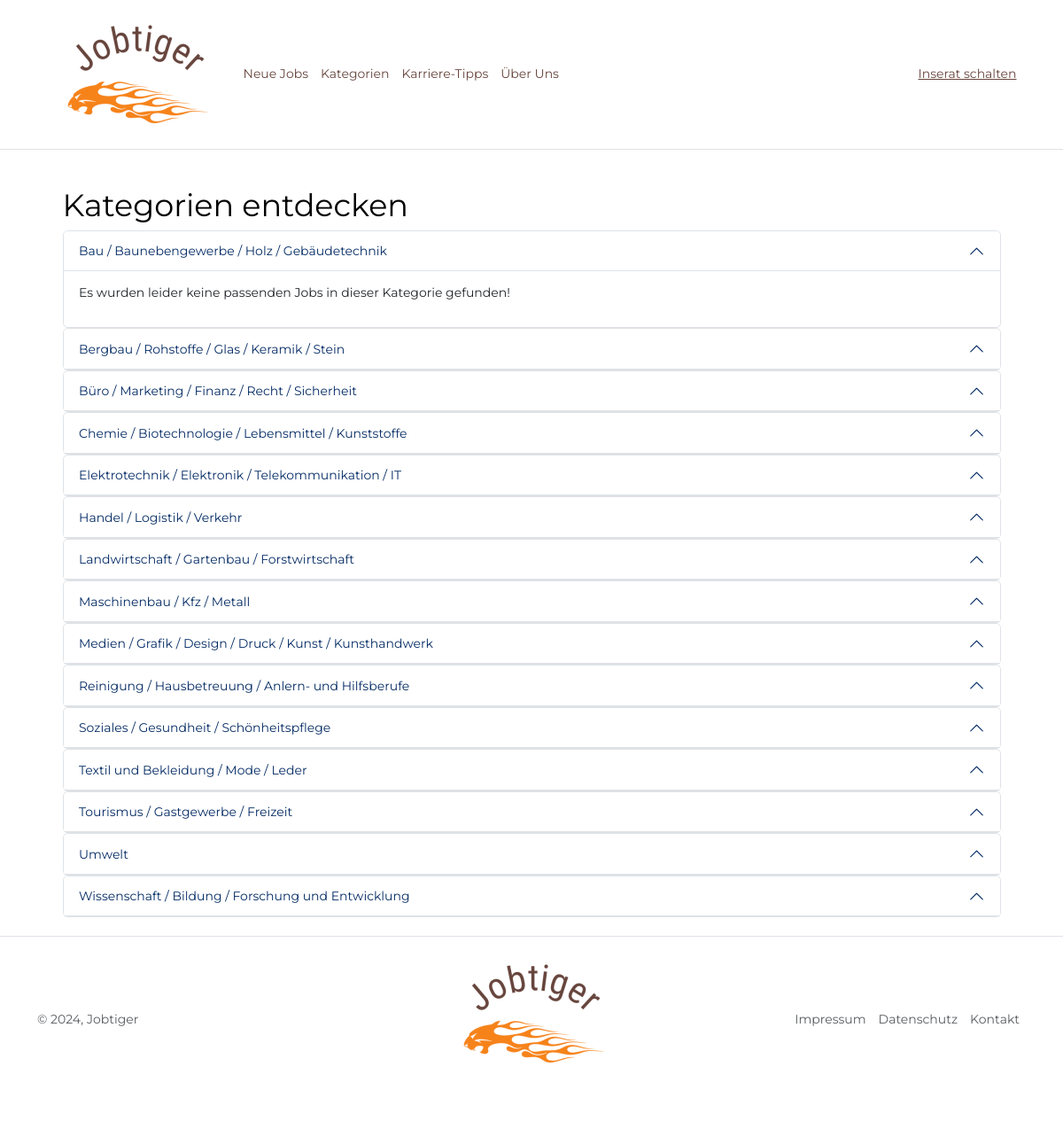
Page /alle-kategorien.php on the earlier database version.
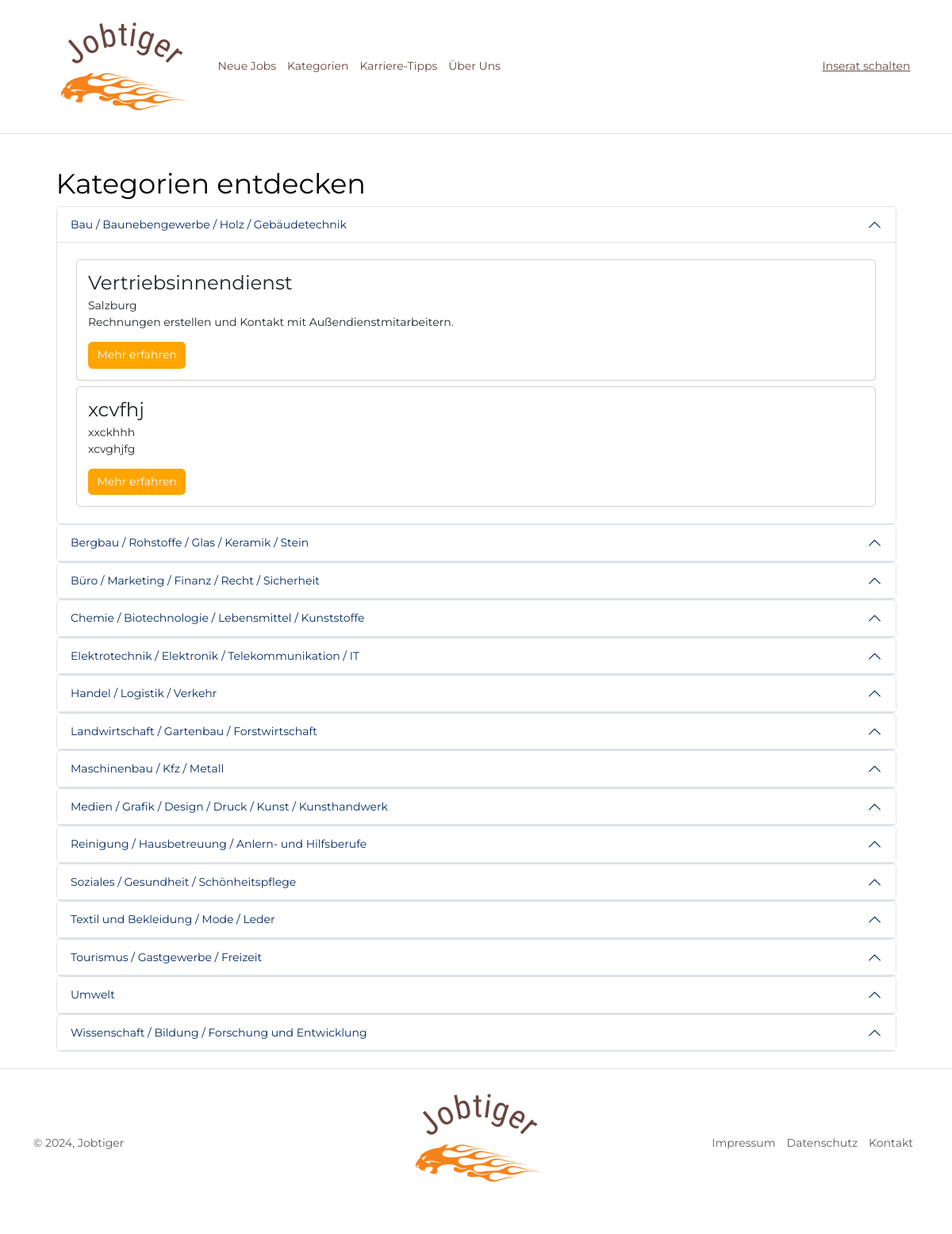
Same page on the later database version.
### tables this page shows
CREATE TABLE `kategorien` (
  `id` int(10) UNSIGNED NOT NULL,
  `kategorie` varchar(255) NOT NULL
);

CREATE TABLE `jobs` (
  `id` int(10) UNSIGNED NOT NULL,
  `titel` varchar(255) NOT NULL,
  `beschreibung` varchar(255) NOT NULL,
  `qualifikation` varchar(255) NOT NULL,
  `dienstort` varchar(255) NOT NULL,
  `stundenausmass` varchar(255) NOT NULL,
  `gehalt` varchar(255) NOT NULL,
  `kategorie_id` int(10) UNSIGNED NOT NULL,
  `benutzer_id` int(10) UNSIGNED NOT NULL,
  `datum` datetime NOT NULL DEFAULT current_timestamp(),
  `sichtbar` varchar(10) NOT NULL DEFAULT 'ja'
);

### setup.php (called while the page is built, shortened)
<?php
spl_autoload_register(
    function (string $klasse) {
        $prefix = "WIFI\\Jobportal\\";
        $basis = __DIR__ . "/";
        $laenge = strlen($prefix);
        $klasse_ohne_prefix = substr($klasse, $laenge);
        $datei = $basis . $klasse_ohne_prefix . ".php";
        $datei = str_replace("\\", "/", $datei);
    }
);

### Fdb/Mysql.php (called while the page is built, shortened)
<?php
class Mysql {
    private static ?Mysql $instanz = null;
    public static function getInstanz(): Mysql {
        if (!self::$instanz) {
            self::$instanz = new Mysql();
        }
        return self::$instanz;
    }
    private \mysqli $db;
    public function verbinden() {
        $this->db = new \mysqli(MYSQL_HOST, MYSQL_USER, MYSQL_PASSWORT, MYSQL_DATENBANK);
        $this->db->set_charset('utf8mb4');
    }
    public function query(string $input): \mysqli_result|bool {
        $ergebnis = $this->db->query($input);
        return $ergebnis;
    }
}

### alle-kategorien.php (the view, shortened to what this page needs)
<?php
include "kopf-frontend.php";
include "setup.php";
$db = Mysql::getInstanz();
echo "<main>
<div class='container'>
    <div class='inner-wrapper'>
        <h1>Kategorien entdecken</h1>";
$ergebnis_kategorien = $db->query("SELECT id, kategorie FROM kategorien");
if ($ergebnis_kategorien->num_rows == 0) {
    echo "<p>Es wurden leider keine Kategorien gefunden!</p>";
} else {
    $first = true;
    while ($kategorie = $ergebnis_kategorien->fetch_assoc()) {
        $kategorie_id = $kategorie['id'];
        $kategorie_name = $kategorie['kategorie'];
        echo "<div class='accordion' id='accordion$kategorie_id'>";
        echo "<div class='accordion-item'>";
        echo "<h2 class='accordion-header' id='heading$kategorie_id'>";
        echo "<button class='accordion-button' type='button' data-bs-toggle='collapse' data-bs-target='#collapse$kategorie_id' aria-expanded='" . ($first ? "true" : "false") . "' aria-controls='collapse$kategorie_id'>";
        echo $kategorie_name;
        echo "</button></h2>";
        echo "<div id='collapse$kategorie_id' class='accordion-collapse collapse " . ($first ? "show" : "") . "' aria-labelledby='heading$kategorie_id' data-bs-parent='#accordion$kategorie_id'>";
        echo "<div class='accordion-body'>";
        $ergebnis_jobs = $db->query("SELECT id, titel, dienstort, beschreibung FROM jobs WHERE kategorie_id = '$kategorie_id' AND sichtbar = 'ja' ORDER BY datum ASC");
        if ($ergebnis_jobs->num_rows == 0) {
            echo "<p>Es wurden leider keine passenden Jobs in dieser Kategorie gefunden!</p>";
        } else {
            while ($row = $ergebnis_jobs->fetch_assoc()) {
                $job_id = $row['id'];
                echo "<div class='card m-2'>";
                echo "<div class='card-body'>";
                echo "<h3 class='card-title'>" . htmlspecialchars($row["titel"]) . "</h3>";
                echo "<p class='card-subtitle'>" . htmlspecialchars($row["dienstort"]) . "</p>";
                echo "<p class='card-text'>" . htmlspecialchars($row["beschreibung"]) . "</p>";
                echo "<a href='job_detail.php?id={$job_id}' class='btn btn-primary'>Mehr erfahren</a>";
                echo "</div></div>";
            }
        }
        echo "</div></div></div></div>";
        $first = false;
    }
}
echo "</div></div></main>";
include "fuss.php";
?>

Differences in the rows shown:
shown differently, row unchanged: kategorien "Bau / Baunebengewerbe / Holz / Gebäudetechnik": no longer shows "Es wurden leider keine passenden Jobs in dieser Kategorie gefunden!"
added jobs: titel "Vertriebsinnendienst", dienstort "Salzburg", beschreibung "Rechnungen erstellen und Kontakt mit Außendienstmitarbeitern.", shown under kategorien "Bau / Baunebengewerbe / Holz / Gebäudetechnik"
added jobs: titel "xcvfhj", dienstort "xxckhhh", beschreibung "xcvghjfg", shown under kategorien "Bau / Baunebengewerbe / Holz / Gebäudetechnik"
